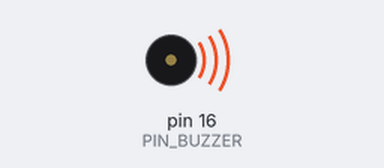
A sketch run on a simulated Arduino Uno, built with avr-gcc and run on an emulated ATmega328P. On the bench: buzzer (waves = sounding).

Above: at 0.1 s.
Timing chart, 0 to 40.0 s (numbered marks = the images above):
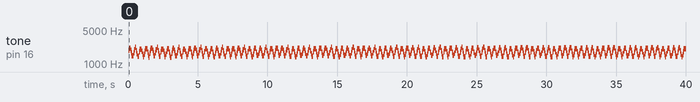

Measured:
- by itself, tone on pin 16 (PIN_BUZZER): plays 1910 Hz for 0.04 s, 2116 Hz for 0.12 s, 1939 Hz for 0.04 s, 1686 Hz for 0.04 s, 1472 Hz for 0.12 s, 1708 Hz for 0.04 s … (574 notes in this stretch)

The sketch:

Project_13_Passive_Buzzer.ino
```cpp
//**********************************************************************
/*
 * 文件名 : 无源蜂鸣器
 * 描述 : 无源蜂鸣器发出警报.
 * 作者 : www.keyes-robot.com
*/
#define PIN_BUZZER 16   //蜂鸣器引脚定义

void setup() {
  pinMode(PIN_BUZZER, OUTPUT);
}

void loop() {
    alert();
}

void alert() {
  float sinVal;         // 定义一个变量来保存sinVal
  int toneVal;          // 定义一个变量来保存声音频率
  for (int x = 0; x < 360; x += 10) {     // X从0-360
    sinVal = sin(x * (PI / 180));       // 计算sinx
    toneVal = 2000 + sinVal * 500;      // 根据sinx计算声音的频率
    freq(PIN_BUZZER, toneVal, 10);
  }
}

void freq(int PIN, int freqs, int times) {
  if (freqs == 0) {
    digitalWrite(PIN, LOW);
  }
  else {
    for (int i = 0; i < times * freqs / 1000; i ++) {
      digitalWrite(PIN, HIGH);
      delayMicroseconds(1000000 / freqs / 2);
      digitalWrite(PIN, LOW);
      delayMicroseconds(1000000 / freqs / 2);
    }
  }
}
//**********************************************************************
```
